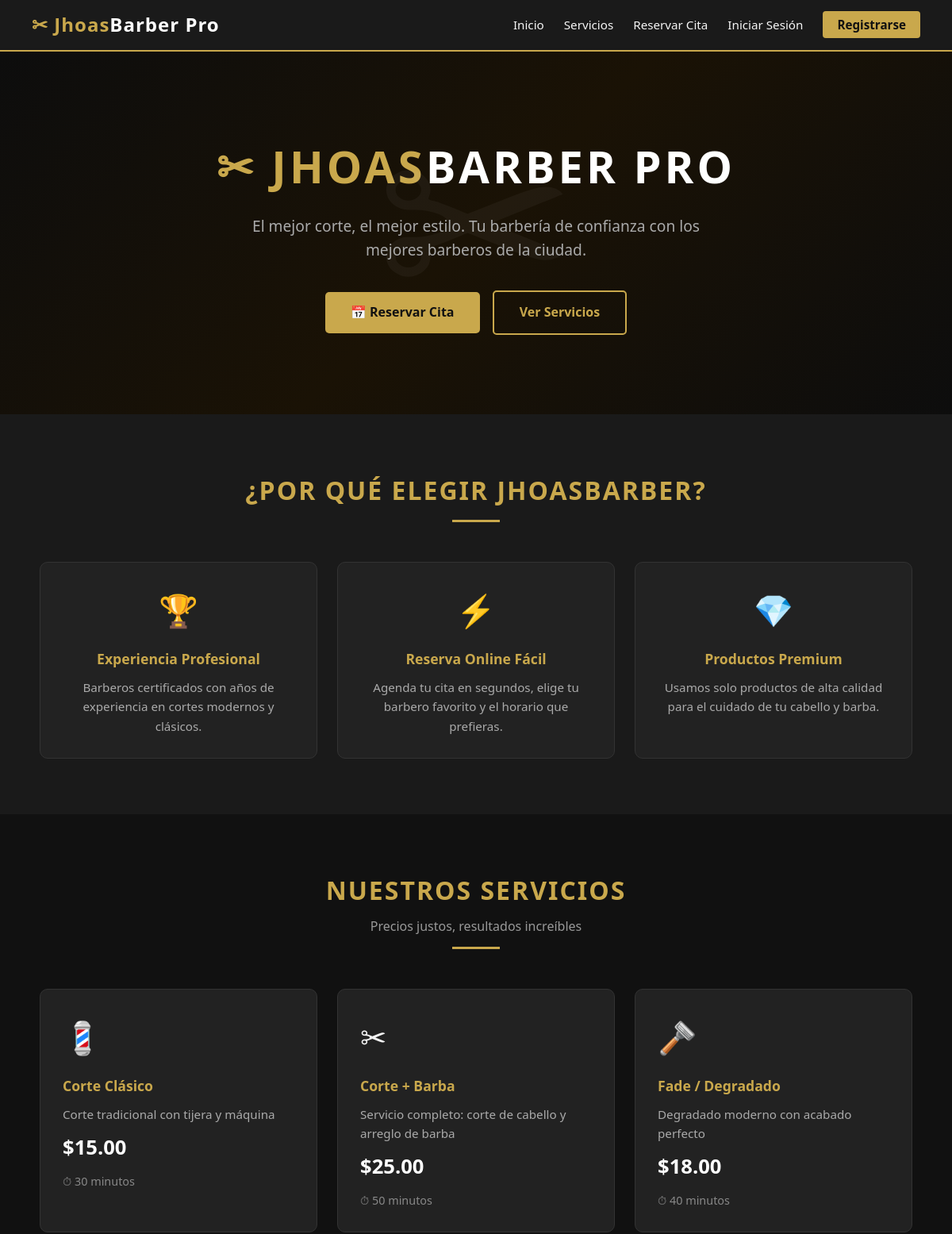
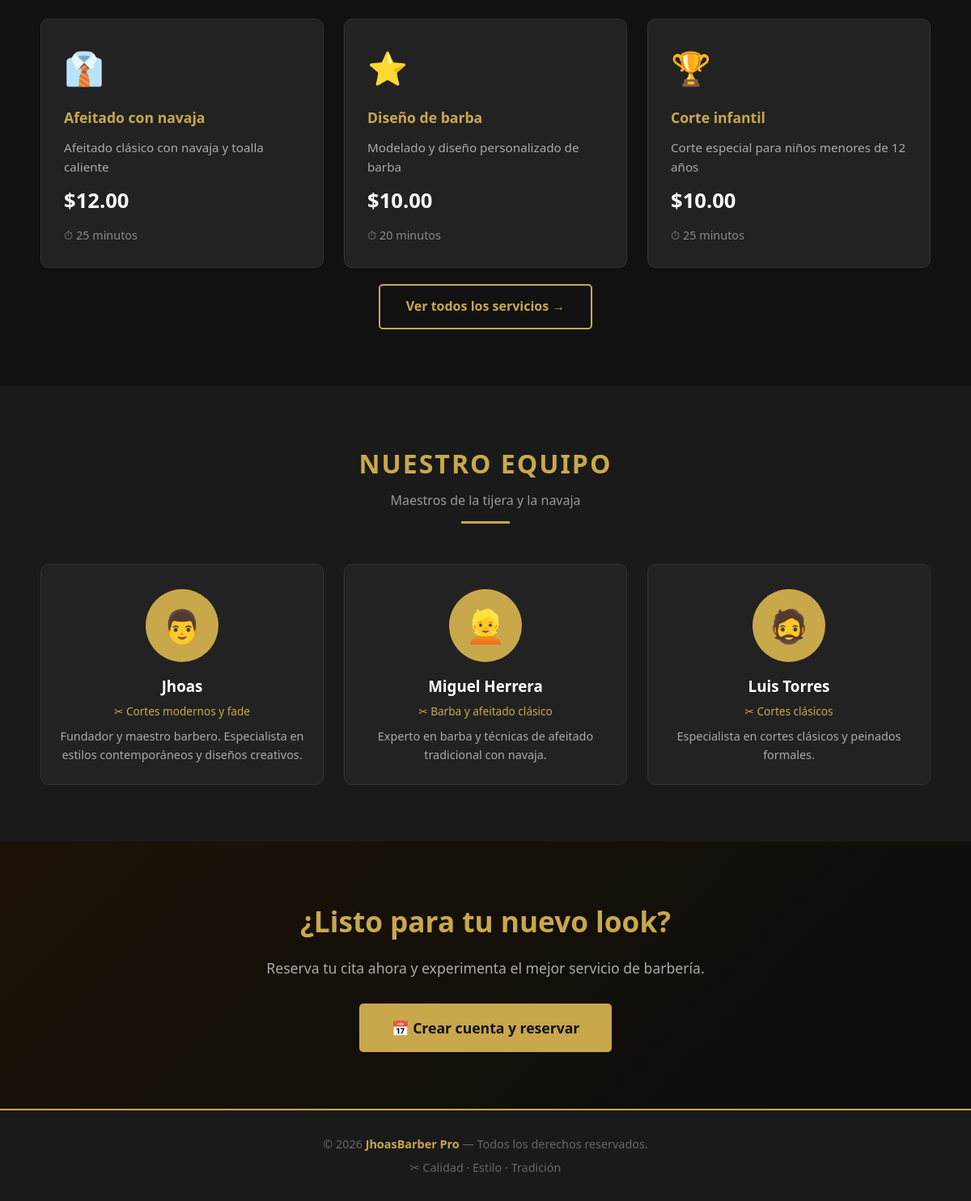
The page / on the database its author committed (2 pictures, top to bottom).
### tables this page shows
CREATE TABLE IF NOT EXISTS `servicios` (
  `id` INT AUTO_INCREMENT PRIMARY KEY,
  `nombre` VARCHAR(100) NOT NULL,
  `descripcion` TEXT DEFAULT NULL,
  `precio` DECIMAL(8,2) NOT NULL DEFAULT 0.00,
  `duracion_min` INT NOT NULL DEFAULT 30,
  `activo` TINYINT(1) DEFAULT 1,
  `created_at` TIMESTAMP DEFAULT CURRENT_TIMESTAMP
);

CREATE TABLE IF NOT EXISTS `barberos` (
  `id` INT AUTO_INCREMENT PRIMARY KEY,
  `nombre` VARCHAR(100) NOT NULL,
  `especialidad` VARCHAR(150) DEFAULT 'Corte clásico',
  `descripcion` TEXT DEFAULT NULL,
  `activo` TINYINT(1) DEFAULT 1,
  `created_at` TIMESTAMP DEFAULT CURRENT_TIMESTAMP
);

### config/db.php (called while the page is built, shortened)
<?php
function isLoggedIn() {
    return isset($_SESSION['usuario_id']);
}
function sanitize($data) {
    return htmlspecialchars(strip_tags(trim($data)));
}

### index.php (the view, shortened to what this page needs)
<?php
require_once 'includes/header.php';
$db = getDB();
$servicios = $db->query("SELECT * FROM servicios WHERE activo = 1 LIMIT 6")->fetch_all(MYSQLI_ASSOC);
$barberos = $db->query("SELECT * FROM barberos WHERE activo = 1")->fetch_all(MYSQLI_ASSOC);
$iconos = ['💈','✂','🪒','👔','⭐','🏆'];
$barberIcons = ['👨','👱','🧔','👲'];
?>
<section class="hero">
    <h1>✂ Jhoas<span>Barber Pro</span></h1>
    <p>El mejor corte, el mejor estilo. Tu barbería de confianza con los mejores barberos de la ciudad.</p>
    <a href="citas.php" class="btn btn-gold" style="margin-right:12px;">📅 Reservar Cita</a>
    <a href="servicios.php" class="btn btn-outline">Ver Servicios</a>
</section>
<section class="alt">
    <div class="container">
        <div class="section-title">
            <h2>¿Por qué elegir JhoasBarber?</h2>
            <div class="line"></div>
        </div>
        <div class="grid grid-3">
            <div class="card text-center">
                <div class="card-icon">🏆</div>
                <h3>Experiencia Profesional</h3>
                <p>Barberos certificados con años de experiencia en cortes modernos y clásicos.</p>
            </div>
            <div class="card text-center">
                <div class="card-icon">⚡</div>
                <h3>Reserva Online Fácil</h3>
                <p>Agenda tu cita en segundos, elige tu barbero favorito y el horario que prefieras.</p>
            </div>
            <div class="card text-center">
                <div class="card-icon">💎</div>
                <h3>Productos Premium</h3>
                <p>Usamos solo productos de alta calidad para el cuidado de tu cabello y barba.</p>
            </div>
        </div>
    </div>
</section>
<section>
    <div class="container">
        <div class="section-title">
            <h2>Nuestros Servicios</h2>
            <p>Precios justos, resultados increíbles</p>
            <div class="line"></div>
        </div>
        <div class="grid grid-3">
            <?php foreach ($servicios as $i => $s): ?>
            <div class="card">
                <div class="card-icon"><?= $iconos[$i % count($iconos)] ?></div>
                <h3><?= sanitize($s['nombre']) ?></h3>
                <p><?= sanitize($s['descripcion']) ?></p>
                <div class="price">$<?= number_format($s['precio'], 2) ?></div>
                <div class="duration">⏱ <?= $s['duracion_min'] ?> minutos</div>
            </div>
            <?php endforeach; ?>
        </div>
        <div class="text-center mt-20">
            <a href="servicios.php" class="btn btn-outline">Ver todos los servicios →</a>
        </div>
    </div>
</section>
<section class="alt">
    <div class="container">
        <div class="section-title">
            <h2>Nuestro Equipo</h2>
            <p>Maestros de la tijera y la navaja</p>
            <div class="line"></div>
        </div>
        <div class="grid grid-3">
            <?php foreach ($barberos as $i => $b): ?>
            <div class="barber-card">
                <div class="barber-avatar"><?= $barberIcons[$i % count($barberIcons)] ?></div>
                <h3><?= sanitize($b['nombre']) ?></h3>
                <div class="barber-specialty">✂ <?= sanitize($b['especialidad']) ?></div>
                <p><?= sanitize($b['descripcion'] ?? 'Barbero profesional.') ?></p>
            </div>
            <?php endforeach; ?>
        </div>
    </div>
</section>
<section style="text-align:center; background: linear-gradient(135deg, #1a1205, #0d0d0d);">
    <div class="container">
        <h2 style="font-size:2.2rem; color:#c9a84c; margin-bottom:15px;">¿Listo para tu nuevo look?</h2>
        <p style="color:#aaa; font-size:1.1rem; margin-bottom:30px;">Reserva tu cita ahora y experimenta el mejor servicio de barbería.</p>
        <a href="<?= isLoggedIn() ? 'citas.php' : 'registro.php' ?>" class="btn btn-gold" style="font-size:1.1rem; padding:16px 40px;">
            📅 <?= isLoggedIn() ? 'Reservar mi Cita' : 'Crear cuenta y reservar' ?>
        </a>
    </div>
</section>
<?php require_once 'includes/footer.php'; ?>

### includes/header.php (shortened to what this page needs)
<?php require_once __DIR__ . '/../config/db.php'; ?>
<!DOCTYPE html>
<html lang="es">
<head>
    <link rel="stylesheet" href="<?= SITE_URL ?>/assets/style.css">
</head>
<body>
<nav>
    <div class="nav-logo">✂ Jhoas<span>Barber Pro</span></div>
    <ul class="nav-links">
        <li><a href="<?= SITE_URL ?>/index.php">Inicio</a></li>
        <li><a href="<?= SITE_URL ?>/servicios.php">Servicios</a></li>
        <li><a href="<?= SITE_URL ?>/citas.php">Reservar Cita</a></li>
        <?php if (isLoggedIn()): ?>
            <?php if (isAdmin()): ?>
                <li><a href="<?= SITE_URL ?>/admin/index.php">⚙ Admin</a></li>
            <?php else: ?>
                <li><a href="<?= SITE_URL ?>/citas.php">Mis Citas</a></li>
            <?php endif; ?>
            <li><a href="<?= SITE_URL ?>/logout.php">Salir (<?= sanitize($_SESSION['nombre']) ?>)</a></li>
        <?php else: ?>
            <li><a href="<?= SITE_URL ?>/login.php">Iniciar Sesión</a></li>
            <li><a class="nav-btn" href="<?= SITE_URL ?>/registro.php">Registrarse</a></li>
        <?php endif; ?>
    </ul>
</nav>

### includes/footer.php
<footer>
    <p>© <?= date('Y') ?> <strong>JhoasBarber Pro</strong> — Todos los derechos reservados.</p>
    <p style="margin-top:6px;">✂ Calidad · Estilo · Tradición</p>
</footer>
</body>
</html>

### assets/style.css (style rules this page uses)
* { margin: 0; padding: 0; box-sizing: border-box; }
:root { --gold: #c9a84c; --gold-d: #a07830; --dark: #111111; --dark2: #1a1a1a; --dark3: #222222; --gray: #444444; --light: #f5f5f5; --white: #ffffff; --danger: #c0392b; --success: #27ae60; --info: #2980b9; }
body { font-family: 'Segoe UI', Tahoma, Geneva, Verdana, sans-serif; background: var(--dark); color: var(--light); line-height: 1.6; }
a { color: var(--gold); text-decoration: none; }
nav { background: var(--dark2); border-bottom: 2px solid var(--gold); padding: 0 40px; display: flex; align-items: center; justify-content: space-between; position: sticky; top: 0; z-index: 100; height: 65px; }
.nav-logo { font-size: 1.5rem; font-weight: 700; color: var(--gold); letter-spacing: 1px; }
.nav-logo span { color: var(--white); }
.nav-links { list-style: none; display: flex; gap: 25px; align-items: center; }
.nav-links a { color: var(--light); font-weight: 500; transition: color .2s; font-size: .95rem; }
.nav-btn { background: var(--gold); color: var(--dark) !important; padding: 7px 18px; border-radius: 4px; font-weight: 700 !important; transition: background .2s !important; }
.hero { background: linear-gradient(135deg, #0d0d0d 0%, #1a1205 50%, #0d0d0d 100%); text-align: center; padding: 100px 20px; position: relative; overflow: hidden; }
.hero::before { content: '✂'; position: absolute; font-size: 300px; opacity: .04; top: -30px; left: 50%; transform: translateX(-50%); pointer-events: none; }
.hero h1 { font-size: 3.5rem; color: var(--gold); text-transform: uppercase; letter-spacing: 4px; margin-bottom: 15px; }
.hero h1 span { color: var(--white); }
.hero p { font-size: 1.2rem; color: #aaa; max-width: 600px; margin: 0 auto 35px; }
.btn { display: inline-block; padding: 13px 32px; border-radius: 5px; font-weight: 700; font-size: 1rem; cursor: pointer; transition: all .25s; border: none; text-align: center; }
.btn-gold { background: var(--gold); color: var(--dark); }
.btn-outline { border: 2px solid var(--gold); color: var(--gold); background: transparent; }
section { padding: 70px 40px; }
section.alt { background: var(--dark2); }
.section-title { text-align: center; margin-bottom: 50px; }
.section-title h2 { font-size: 2rem; color: var(--gold); text-transform: uppercase; letter-spacing: 2px; }
.section-title p { color: #999; margin-top: 8px; }
.section-title .line { width: 60px; height: 3px; background: var(--gold); margin: 12px auto 0; }
.grid { display: grid; gap: 25px; }
.grid-3 { grid-template-columns: repeat(auto-fit, minmax(260px, 1fr)); }
.card { background: var(--dark3); border: 1px solid #333; border-radius: 10px; padding: 28px; transition: transform .25s, border-color .25s; }
.card-icon { font-size: 2.5rem; margin-bottom: 15px; }
.card h3 { color: var(--gold); margin-bottom: 10px; font-size: 1.1rem; }
.card .price { font-size: 1.6rem; color: var(--white); font-weight: 700; margin: 10px 0; }
.card .duration { color: #888; font-size: .9rem; }
.card p { color: #aaa; font-size: .95rem; }
.container { max-width: 1100px; margin: 0 auto; }
.barber-card { background: var(--dark3); border-radius: 10px; overflow: hidden; border: 1px solid #333; transition: transform .25s, border-color .25s; text-align: center; }
.barber-avatar { width: 90px; height: 90px; background: var(--gold); border-radius: 50%; margin: 30px auto 15px; font-size: 2.5rem; display: flex; align-items: center; justify-content: center; color: var(--dark); }
.barber-card h3 { color: var(--white); margin-bottom: 6px; }
.barber-card p { color: #aaa; font-size: .9rem; padding: 0 20px 25px; }
.barber-specialty { color: var(--gold); font-size: .85rem; margin-bottom: 8px; }
footer { background: var(--dark2); border-top: 2px solid var(--gold); text-align: center; padding: 30px; color: #666; font-size: .9rem; }
footer strong { color: var(--gold); }
.text-center { text-align: center; }
.mt-20 { margin-top: 20px; }

### rows shown on the page
servicios: iconos "💈", nombre "Corte Clásico", descripcion "Corte tradicional con tijera y máquina", precio "15.00", duracion_min "30"
servicios: iconos "✂", nombre "Corte + Barba", descripcion "Servicio completo: corte de cabello y arreglo de barba", precio "25.00", duracion_min "50"
servicios: iconos "🪒", nombre "Fade / Degradado", descripcion "Degradado moderno con acabado perfecto", precio "18.00", duracion_min "40"
servicios: iconos "👔", nombre "Afeitado con navaja", descripcion "Afeitado clásico con navaja y toalla caliente", precio "12.00", duracion_min "25"
servicios: iconos "⭐", nombre "Diseño de barba", descripcion "Modelado y diseño personalizado de barba", precio "10.00", duracion_min "20"
servicios: iconos "🏆", nombre "Corte infantil", descripcion "Corte especial para niños menores de 12 años", precio "10.00", duracion_min "25"
barberos: barberIcons "👨", nombre "Jhoas", especialidad "Cortes modernos y fade", descripcion "Fundador y maestro barbero. Especialista en estilos contemporáneos y diseños creativos."
barberos: barberIcons "👱", nombre "Miguel Herrera", especialidad "Barba y afeitado clásico", descripcion "Experto en barba y técnicas de afeitado tradicional con navaja."
barberos: barberIcons "🧔", nombre "Luis Torres", especialidad "Cortes clásicos", descripcion "Especialista en cortes clásicos y peinados formales."
